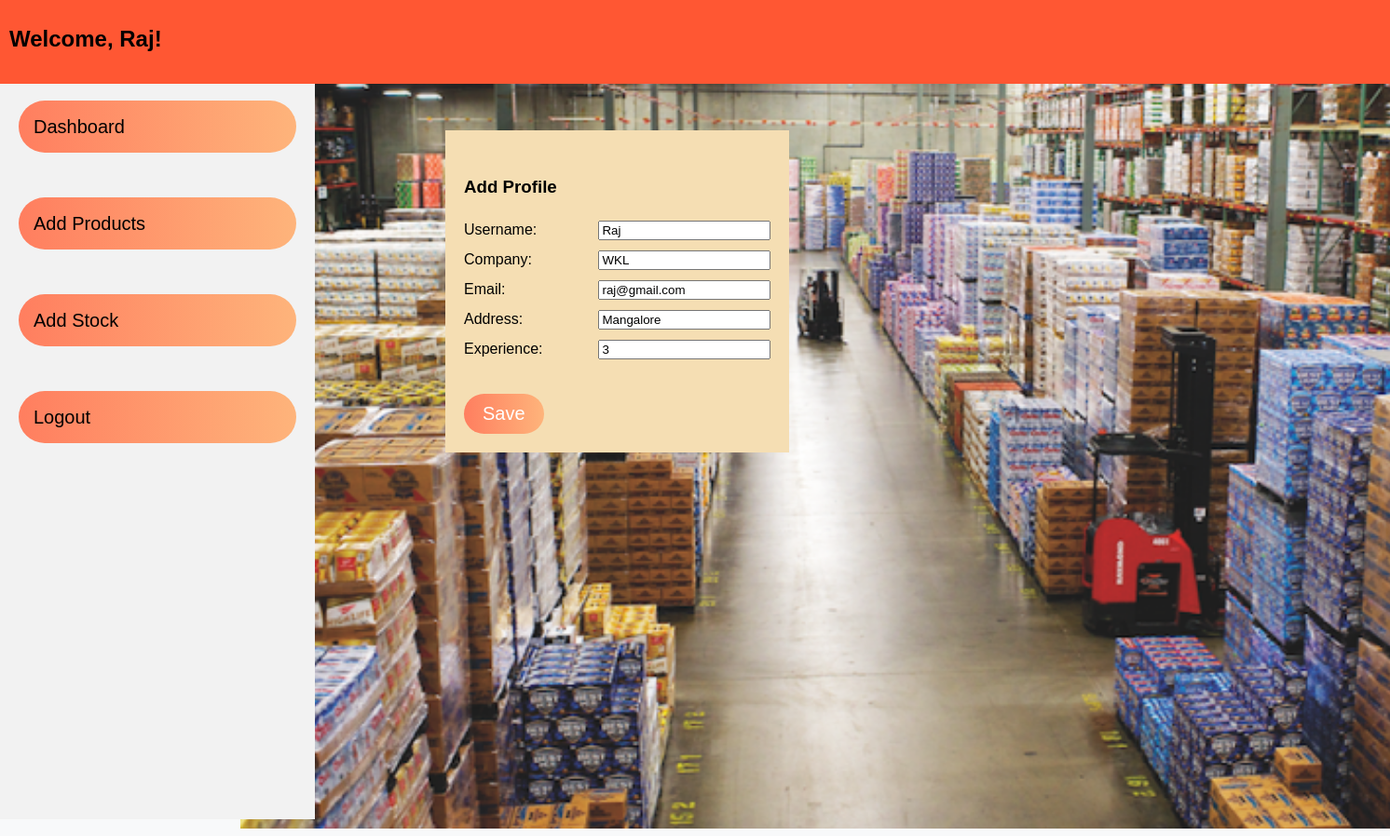
Page /Wholesale_MS/add_profile.php (signed in) on the committed database.
### tables this page shows
CREATE TABLE `suppliers` (
  `supplier_id` int(11) NOT NULL,
  `username` varchar(255) DEFAULT NULL,
  `company` varchar(50) NOT NULL,
  `password` varchar(50) NOT NULL,
  `address` varchar(100) DEFAULT NULL,
  `email` varchar(100) DEFAULT NULL,
  `experience` int(11) DEFAULT NULL
);

### Wholesale_MS/add_profile.php (the view, shortened to what this page needs)
<?php
    $conn = mysqli_connect("localhost", "root", "", "wholesale");
    $supplier_id = $_SESSION['supplier_id'];
    $query = "SELECT * FROM Suppliers WHERE supplier_id = $supplier_id";
    $result = mysqli_query($conn, $query);
    $supplier = mysqli_fetch_assoc($result);
?>
<!DOCTYPE html>
<html>
<head>
    <link rel='stylesheet' href="css/style.css">
</head>
<body>
    <div class="topStyle">
        <h2>Welcome, <?php echo $supplier['username']; ?>!</h2>
    </div>
    <div class="sidebar">
        <br><br><a href="supplier_dashboard.php" class="btn">Dashboard</a><br><br>
        <a href="add_products.php" class="btn">Add Products</a><br><br>
        <a href="add_stock.php" class="btn">Add Stock</a><br><br>
        <a href="logout.php" class="btn">Logout</a><br>
    </div>
    <div class="content">
        <div class="container">
            <h3>Add Profile</h3>
            <form method='post' action='save_profile.php'>
                <label>Username:</label>
                <input type="text" name="username" value="<?php echo $supplier['username']; ?>" required><br>
                <label>Company:</label>
                <input type="text" name="company" value="<?php echo $supplier['company']; ?>" required><br>
                <label>Email:</label>
                <input type="email" name="email" value="<?php echo $supplier['email']; ?>"><br>
                <label>Address:</label>
                <input type="text" name="address" value="<?php echo $supplier['address']; ?>"><br>
                <label>Experience:</label>
                <input type="number" name="experience" value="<?php echo $supplier['experience']; ?>"><br><br>
                <input type="submit" value="Save" class="btn">
            </form>
        </div>
    </div>
</body>
</html>

### css/style.css (style rules this page uses)
.topStyle { top: 0; padding: 10px; position: fixed; left: 0; height: 70px; width: 100%; background-color: #ff5733; z-index: 10; }
.sidebar { display: block; position: fixed; margin-top: 70px; top: 20px; left: 0; padding-top: 15px; width: 200px; height: 100%; background-color: #ffc30b; z-index: 5; }
.container { position: absolute; margin-top: 70px; margin-left: 200px; margin-right: 0; padding: 30px 20px 20px 20px; z-index: 1; background-color: wheat; }
.container form { line-height: 2em; display: block; }
.btn { text-decoration: none; border: none; background: linear-gradient(to right, #ff7e5f, #feb47b); padding: 10px 20px; font-size: 20px; cursor: pointer; border-radius: 30px; color: #fff; transition: background-color 0.3s ease; }
body { top: 0; left: 0; background-color: #f8f9fa; font-family: sans-serif; line-height: 1.5em; }
label { display: inline-block; width: 140px; }

### Wholesale_MS/add_profile.php (style rules this page uses)
.sidebar { float: right; width: 20%; background-color: #f2f2f2; padding: 20px; margin-top: 20px; height: 100vh; }
.sidebar a { display: block; color: black; padding: 16px; text-decoration: none; transition: 0.3s; }
.content { margin-left: 250px; padding: 20px; margin-top: 50px; background-image: url('bg_img1.png'); background-size: cover; background-repeat: no-repeat; background-position: center; color: black; width: 100%; height: 100vh; overflow: hidden; }

### rows in the picture
suppliers: username "Raj", company "WKL", email "raj@gmail.com", address "Mangalore", experience "3"
